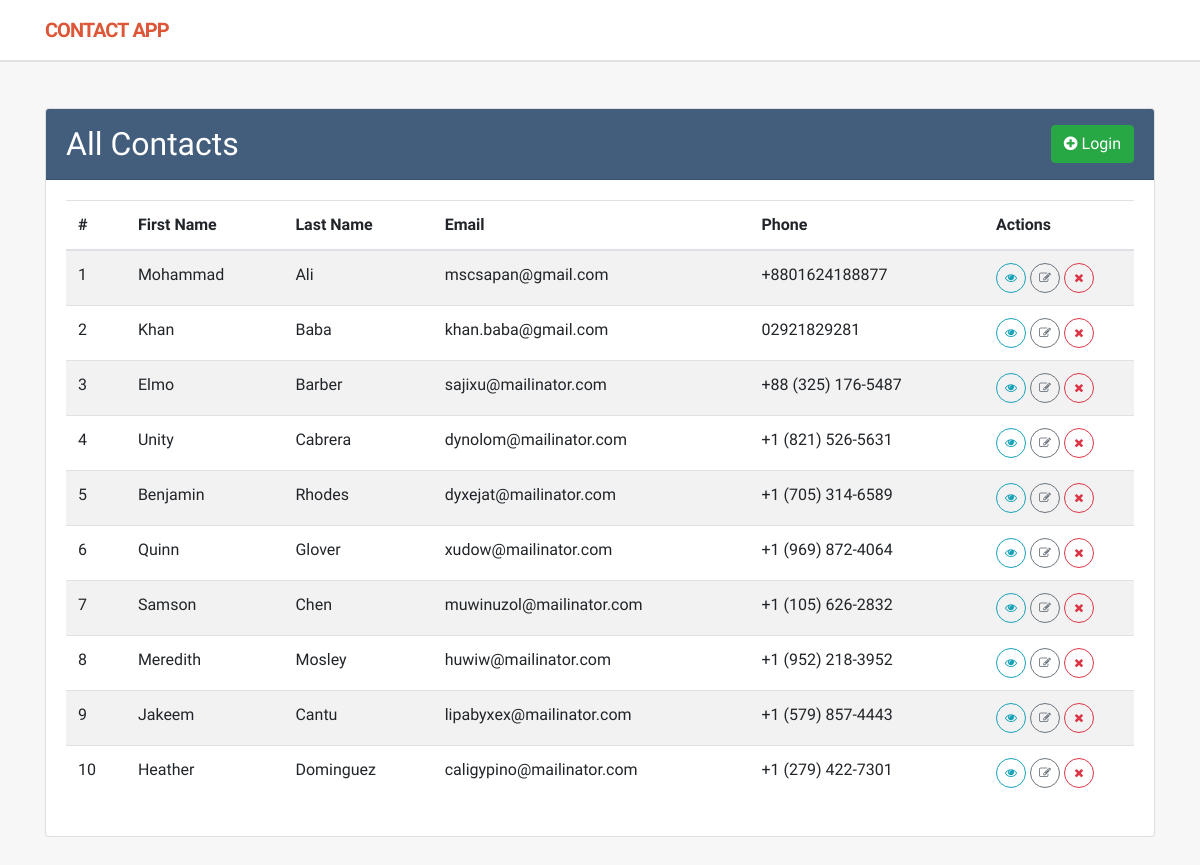
The page / on the database its author committed.
### contactapp/models.py (models this page shows, shortened)
class Contact(models.Model):
    first_name = models.CharField(max_length=50)
    last_name = models.CharField(max_length=50)
    email = models.EmailField()
    phone = models.CharField(max_length=15)
    address = models.CharField(max_length=120)
    class Meta:
        ordering = ['id'] #Ascending

### contactapp/views.py (the view)
# urls.py: 2. Add a URL to urlpatterns:  path('', views.home, name='home')
def home(request):
    contacts = Contact.objects.all()
    return render(request,'index.html',context={'contacts': contacts})

### templates/index.html (shortened to what this page needs)
{% load static %}
<!DOCTYPE html>
<html lang="en">
<head>
  <link href="https://cdnjs.cloudflare.com/ajax/libs/font-awesome/4.7.0/css/font-awesome.min.css" rel="stylesheet">
  <link href="{% static 'css/bootstrap.min.css' %}" rel="stylesheet">
  <link href="{% static 'css/custom.css' %}" rel="stylesheet">
</head>
<body>
  <nav class="navbar navbar-expand-lg navbar-light">
    <div class="container">
      <a class="navbar-brand text-uppercase" href="{% url 'home' %}">
        <strong>Contact</strong> App
      </a>
    </div>
  </nav>
  <main class="py-5">
    <div class="container">
      <div class="row">
        <div class="col-md-12">
          <div class="card">
            <div class="card-header card-title">
              <div class="d-flex align-items-center">
                <h2 class="mb-0">All Contacts</h2>
                <div class="ml-auto">
                  {% if request.user.is_authenticated %}
                  <a href="{% url 'add-contact' %}" class="btn btn-success"><i class="fa fa-plus-circle"></i> Add
                    New</a>
                  {% else %}
                  <a href="{% url 'login-first' %}" class="btn btn-success"><i class="fa fa-plus-circle"></i> Login </a>
                  {% endif %}
                </div>
              </div>
            </div>
            <div class="card-body">
              <table class="table table-striped table-hover">
                <thead>
                  <tr>
                    <th scope="col">#</th>
                    <th scope="col">First Name</th>
                    <th scope="col">Last Name</th>
                    <th scope="col">Email</th>
                    <th scope="col">Phone</th>
                    <th scope="col">Actions</th>
                  </tr>
                </thead>
                <tbody>
                  {% for content in contacts %}
                  <tr>
                    <td>{{ forloop.counter }}</td>
                    <td>{{ content.first_name|default:'Not found' }}</td>
                    <td>{{ content.last_name }}</td>
                    <td>{{ content.email }}</td>
                    <td>{{ content.phone }}</td>
                    <td width="150">
                      <a href="{% url 'show-contact' content.id %}" class="btn btn-sm btn-circle btn-outline-info"
                        title="Show"><i class="fa fa-eye"></i></a>
                      <a href="{% url 'edit-contact' content.id %}" class="btn btn-sm btn-circle btn-outline-secondary"
                        title="Edit"><i class="fa fa-edit"></i></a>
                      <a href="{% url 'delete-contact' content.id %}" class="btn btn-sm btn-circle btn-outline-danger"
                        title="Delete" onclick="confirm('Are you sure?')"><i class="fa fa-times"></i></a>
                    </td>
                  </tr>
                  {% endfor %}
                </tbody>
              </table>
            </div>
          </div>
        </div>
      </div>
    </div>
  </main>
</body>
</html>

### static/css/custom.css (style rules this page uses)
body { font-family: 'Varela Round', sans-serif; background-color: #f7f7f7; }
.navbar { background: #fff; -moz-box-shadow: rgba(0, 0, 0, 0.09) 0 2px 0; -webkit-box-shadow: rgba(0, 0, 0, 0.09) 0 2px 0; box-shadow: rgba(0, 0, 0, 0.09) 0 2px 0; padding: 10px 16px; }
.navbar .navbar-brand { font-weight: bold; letter-spacing: -1px; font-size: 20px; color: #dd5638; }
.btn-circle { width: 30px; height: 30px; text-align: center; padding: 6px 0; font-size: 12px; line-height: 1.428571429; border-radius: 15px; }
.card-title { color: #fff; background: #435d7d; padding: 16px 20px; }

### rows shown on the page
Contact: first_name "Mohammad", last_name "Ali", email "mscsapan@gmail.com", phone "+8801624188877"
Contact: first_name "Khan", last_name "Baba", email "khan.baba@gmail.com", phone "02921829281"
Contact: first_name "Elmo", last_name "Barber", email "sajixu@mailinator.com", phone "+88 (325) 176-5487"
Contact: first_name "Unity", last_name "Cabrera", email "dynolom@mailinator.com", phone "+1 (821) 526-5631"
Contact: first_name "Benjamin", last_name "Rhodes", email "dyxejat@mailinator.com", phone "+1 (705) 314-6589"
Contact: first_name "Quinn", last_name "Glover", email "xudow@mailinator.com", phone "+1 (969) 872-4064"
Contact: first_name "Samson", last_name "Chen", email "muwinuzol@mailinator.com", phone "+1 (105) 626-2832"
Contact: first_name "Meredith", last_name "Mosley", email "huwiw@mailinator.com", phone "+1 (952) 218-3952"
Contact: first_name "Jakeem", last_name "Cantu", email "lipabyxex@mailinator.com", phone "+1 (579) 857-4443"
Contact: first_name "Heather", last_name "Dominguez", email "caligypino@mailinator.com", phone "+1 (279) 422-7301"
